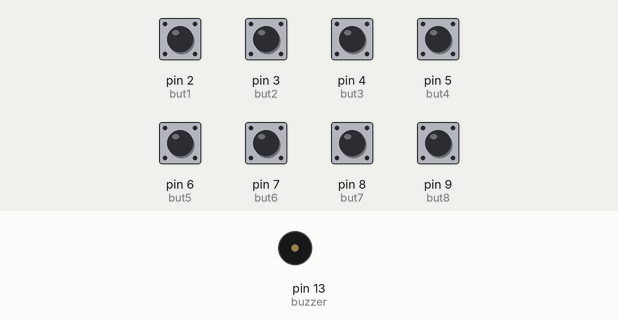
Recording of a sketch running on a simulated Arduino Uno, built with avr-gcc and run on an emulated ATmega328P. On the bench: buzzer (waves = sounding). Inputs (shaded band) come from the test bench; at power-on: pin 2 (but1), pin 3 (but2), pin 4 (but3), pin 5 (but4), pin 6 (but5), pin 7 (but6), pin 8 (but7), pin 9 (but8) LOW.

Above: at 1.2 s.
1.3 s: pin 2 (but1) pulled HIGH for 0.15 s
At 1.42 s:
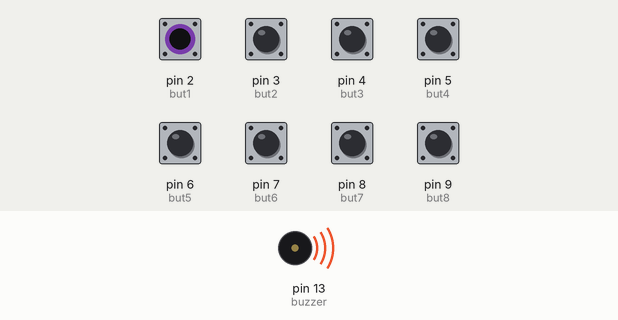
Timing chart, 0 to 4.3 s (numbered marks = the images above; inputs shaded):
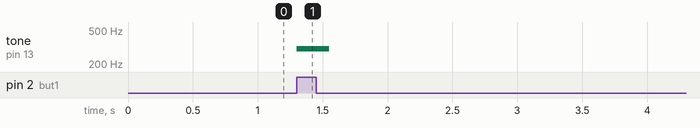

Measured:
- after the input at 1.3 s, tone on pin 13 (buzzer): silent → 300 Hz at once, → silent 0.25 s later

The sketch:

ihhh1.ino
```cpp
int but1 = 2;
int but2 = 3;
int but3 = 4;
int but4 = 5;
int but5 = 6;
int but6 = 7;
int but7 = 8;
int but8 = 9;

int buzzer = 13;


void setup()
{
  pinMode(but1, INPUT);
  pinMode(but2, INPUT);
  pinMode(but3, INPUT);
  pinMode(but4, INPUT);
  pinMode(but5, INPUT);
  pinMode(but6, INPUT);
  pinMode(but7, INPUT);
  pinMode(but8, INPUT);
  pinMode(buzzer, OUTPUT);
}

void loop()
{
  int b1 = digitalRead(but1);
  int b2 = digitalRead(but2);
  int b3 = digitalRead(but3);
  int b4 = digitalRead(but4);
  int b5 = digitalRead(but5);
  int b6 = digitalRead(but6);
  int b7 = digitalRead(but7);
  int b8 = digitalRead(but8);

  if (b1 == 1){
  	tone(buzzer,300,100);
  }
    if (b2 == 1){
  	tone(buzzer,400,100);
  }
    if (b3 == 1){
  	tone(buzzer,500,100);
  }
    if (b4 == 1){
  	tone(buzzer,600,100);
  }
    if (b5 == 1){
  	tone(buzzer,700,100);
  }
    if (b6 == 1){
  	tone(buzzer,800,100);
  }
    if (b7 == 1){
  	tone(buzzer,900,100);
  }
    if (b8 == 1){
  	tone(buzzer,1000,100);
  }

}
```
